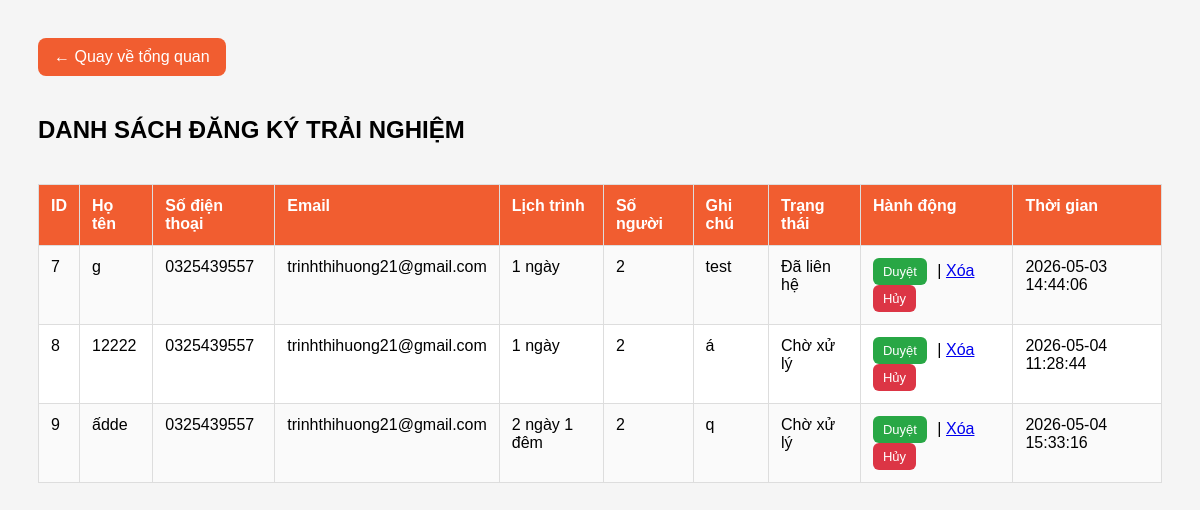
The app's page /admin/admin_bookings.php with its own data.
### tables this page shows
CREATE TABLE `bookings` (
  `id` int(11) NOT NULL,
  `fullname` varchar(255) NOT NULL,
  `phone` varchar(20) NOT NULL,
  `email` varchar(255) DEFAULT NULL,
  `schedule_type` varchar(100) DEFAULT NULL,
  `people_count` int(11) DEFAULT NULL,
  `note` text DEFAULT NULL,
  `status` varchar(50) DEFAULT 'Mới',
  `created_at` timestamp NOT NULL DEFAULT current_timestamp()
);

### admin/admin_bookings.php (the view, shortened to what this page needs)
<a href="dashboard.php" style="
  display:inline-block;
  margin-bottom:20px;
  background:#f15d30;
  color:#fff;
  padding:10px 16px;
  border-radius:8px;
  text-decoration:none;
">
  ← Quay về tổng quan
</a>
<?php
include "../config.php";
$sql = "SELECT * FROM bookings ORDER BY id ASC";
$result = mysqli_query($conn, $sql);
?>
<!DOCTYPE html>
<html lang="vi">
<head>
</head>
<body>
  <div class="top-bar">
    <h2>DANH SÁCH ĐĂNG KÝ TRẢI NGHIỆM</h2>
  </div>
  <table>
    <tr>
      <th>ID</th>
      <th>Họ tên</th>
      <th>Số điện thoại</th>
      <th>Email</th>
      <th>Lịch trình</th>
      <th>Số người</th>
      <th>Ghi chú</th>
      <th>Trạng thái</th>
      <th>Hành động</th>
      <th>Thời gian</th>
    </tr>
    <?php while($row = mysqli_fetch_assoc($result)) { ?>
    <tr>
      <td><?php echo $row['id']; ?></td>
      <td><?php echo htmlspecialchars($row['fullname']); ?></td>
      <td><?php echo htmlspecialchars($row['phone']); ?></td>
      <td><?php echo htmlspecialchars($row['email']); ?></td>
      <td><?php echo htmlspecialchars($row['schedule_type']); ?></td>
      <td><?php echo htmlspecialchars($row['people_count']); ?></td>
      <td><?php echo htmlspecialchars($row['note']); ?></td>
      <td><?php echo htmlspecialchars($row['status']); ?></td>
      <td>
        <a class="action-link approve-btn"
           href="update_booking_status.php?id=<?php echo $row['id']; ?>&status=Đã liên hệ"
           onclick="return confirm('Xác nhận chuyển sang Đã liên hệ?')">
           Duyệt
        </a>
        |
<a href="delete_booking.php?id=<?php echo $row['id']; ?>"
   onclick="return confirm('Bạn có chắc muốn xóa đăng ký này không?')"
   class="delete-btn">
   Xóa
</a>
        <a class="action-link cancel-btn"
           href="update_booking_status.php?id=<?php echo $row['id']; ?>&status=Từ chối"
           onclick="return confirm('Xác nhận từ chối đăng ký này?')">
           Hủy
        </a>
      </td>
<td><?php echo $row['created_at']; ?></td>
    </tr>
    <?php } ?>
  </table>
</body>
</html>

### admin/admin_bookings.php (style rules this page uses)
body { font-family: Arial, sans-serif; background:#f5f5f5; padding:30px; }
h2 { margin-bottom:20px; }
table { width:100%; border-collapse:collapse; background:#fff; }
th, td { border:1px solid #ddd; padding:12px; text-align:left; vertical-align:top; }
th { background:#f15d30; color:#fff; }
tr:nth-child(even) { background:#fafafa; }
.action-link { padding: 6px 10px; border-radius: 6px; text-decoration: none; color: #fff; font-size: 13px; margin-right: 6px; display: inline-block; }
.approve-btn { background: #28a745; }
.cancel-btn { background: #dc3545; }
.top-bar { display:flex; justify-content:space-between; align-items:center; margin-bottom:20px; }

### records on screen
bookings: id "7", fullname "g", phone "0325439557", email "trinhthihuong21@gmail.com", schedule_type "1 ngày", people_count "2", note "test", status "Đã liên hệ", created_at "2026-05-03 14:44:06"
bookings: id "8", fullname "12222", phone "0325439557", email "trinhthihuong21@gmail.com", schedule_type "1 ngày", people_count "2", note "á", status "Chờ xử lý", created_at "2026-05-04 11:28:44"
bookings: id "9", fullname "ấdde", phone "0325439557", email "trinhthihuong21@gmail.com", schedule_type "2 ngày 1 đêm", people_count "2", note "q", status "Chờ xử lý", created_at "2026-05-04 15:33:16"
